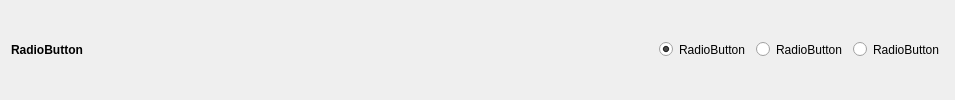
             <widget class="QWidget" name="widget_3" native="true">
              <layout class="QGridLayout" name="gridLayout_7">
               <item row="0" column="0">
                <widget class="QLabel" name="label_3">
                 <property name="font">
                  <font>
                   <bold>true</bold>
                  </font>
                 </property>
                 <property name="text">
                  <string>RadioButton</string>
                 </property>
                </widget>
               </item>
               <item row="0" column="1">
                <spacer name="horizontalSpacer_3">
                 <property name="orientation">
                  <enum>Qt::Orientation::Horizontal</enum>
                 </property>
                 <property name="sizeHint" stdset="0">
                  <size>
                   <width>570</width>
                   <height>20</height>
                  </size>
                 </property>
                </spacer>
               </item>
               <item row="0" column="2">
                <widget class="QRadioButton" name="radioButton_3">
                 <property name="minimumSize">
                  <size>
                   <width>0</width>
                   <height>31</height>
                  </size>
                 </property>
                 <property name="text">
                  <string>RadioButton</string>
                 </property>
                 <property name="checked">
                  <bool>true</bool>
                 </property>
                </widget>
               </item>
               <item row="0" column="3">
                <widget class="QRadioButton" name="radioButton_2">
                 <property name="minimumSize">
                  <size>
                   <width>0</width>
                   <height>31</height>
                  </size>
                 </property>
                 <property name="text">
                  <string>RadioButton</string>
                 </property>
                </widget>
               </item>
               <item row="0" column="4">
                <widget class="QRadioButton" name="radioButton">
                 <property name="minimumSize">
                  <size>
                   <width>0</width>
                   <height>31</height>
                  </size>
                 </property>
                 <property name="text">
                  <string>RadioButton</string>
                 </property>
                </widget>
               </item>
              </layout>
             </widget>
